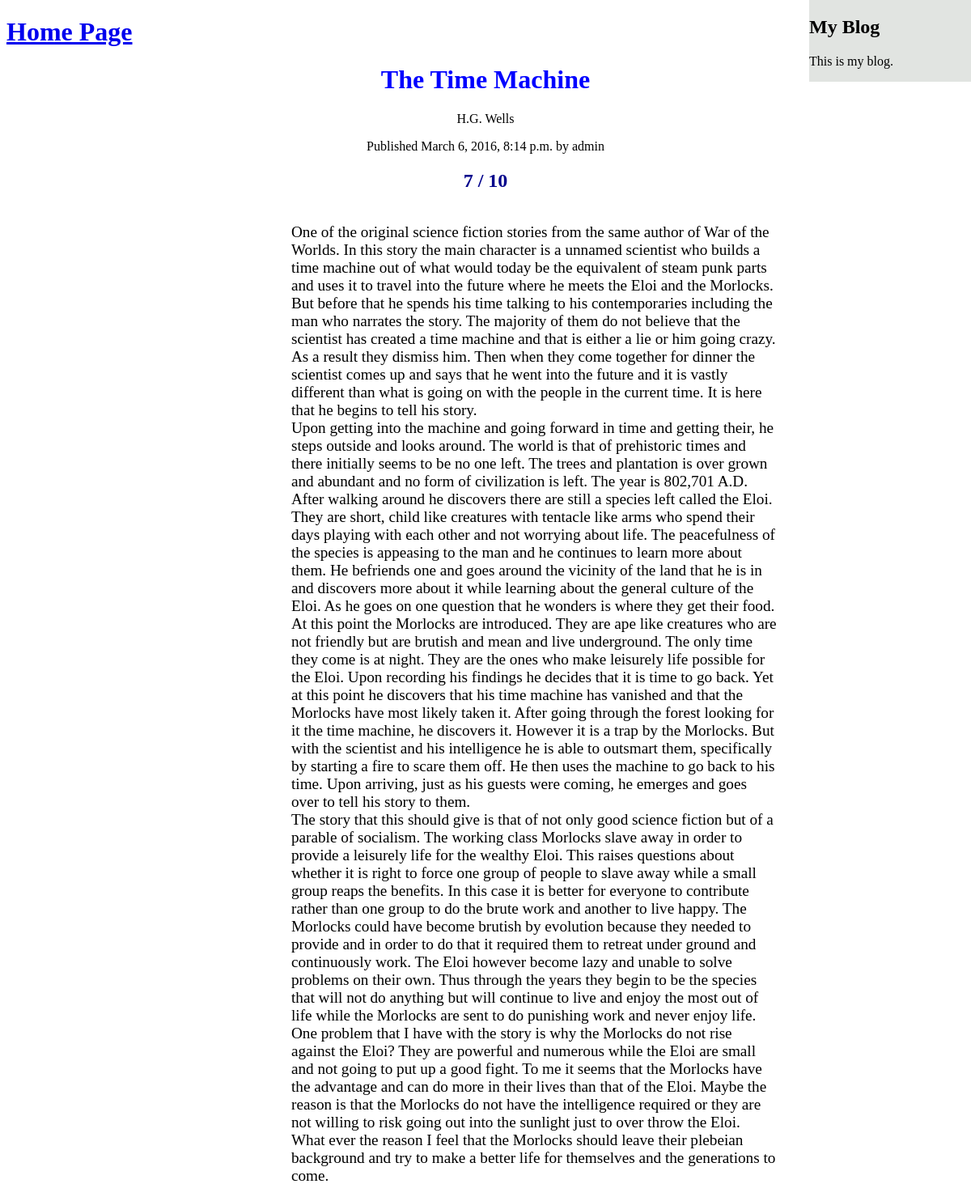
The page /blog/2016/03/06/time-machine/ on the database its author committed.
### blog/models.py (models this page shows, shortened)
class Post(models.Model):
    objects = models.Manager()
    published = PublishedManager()
    STATUS_CHOICES = (
        ('draft', 'Draft'),
        ('published', 'Published'),
    )
    title = models.CharField(max_length=250)
    slug = models.SlugField(max_length=250, unique_for_date='publish')
    author = models.ForeignKey(User, related_name='blog_posts')
    creator = models.CharField(max_length=50, default='')
    body = models.TextField()
    publish = models.DateTimeField(default=timezone.now)
    created = models.DateTimeField(auto_now_add=True)
    updated = models.DateTimeField(auto_now=True)
    status = models.CharField(max_length=10, choices=STATUS_CHOICES,
                              default='draft')
    rating = models.IntegerField(default=0)
    class Meta:
        ordering = ('-publish',)

### blog/views.py (the view)
def post_detail(request, year, month, day, post):
    post = get_object_or_404(Post, slug=post,
                             status='published',
                             publish__year=year,
                             publish__month=month,
                             publish__day=day)
    return render(request,
                  'blog/post/detail.html',
                  {'post': post})

### blog/templates/blog/post/detail.html (shortened to what this page needs)
{% extends "blog/base.html" %}
{% block content %}
    <h1>
        <a href="http://127.0.0.1:8000/blog/">Home Page </a>
    </h1>
    <h1 class="detail_title">{{post.title}}</h1>
    <p class="author_and_publish_info">
        {{post.creator}}
    </p>
    <p class="author_and_publish_info">
        Published {{post.publish}} by {{post.author}}
    </p>
    <h2 class="rating"> {{post.rating }} / 10 </h2>
    <div id="body">
    {{post.body | linebreaks}}
    </div>
{% endblock %}

### blog/templates/static/css/blog.css (style rules this page uses)
h1.detail_title { text-align: center; color: blue; }
h2.rating { text-align: center; color: darkblue; }
p.author_and_publish_info { text-align: center; font-size: 100%; }
div#body { font-size: 120%; position: absolute; left: 30%; max-width: 50%; font-style: inherit; font-family: Georgia; }

### rows shown on the page
Post: title "The Time Machine", creator "H.G. Wells", publish "March 6, 2016, 8:14 p.m.", author "admin", rating "7", body "One of the original science fiction stories from the same author of War of the Worlds. In this story the main character is a unnamed scientist who builds a time machine out of what would today be the equivalent of steam punk parts and uses it to travel into the future where he meets the Eloi and the Morlocks. But before that he spends his time talking to his contemporaries including the man who narrates the story. The majority of them do not believe that the scientist has created a time machine and that is either a lie or him going crazy. As a result they dismiss him. Then when they come together for dinner the scientist comes up and says that he went into the future and it is vastly…"
